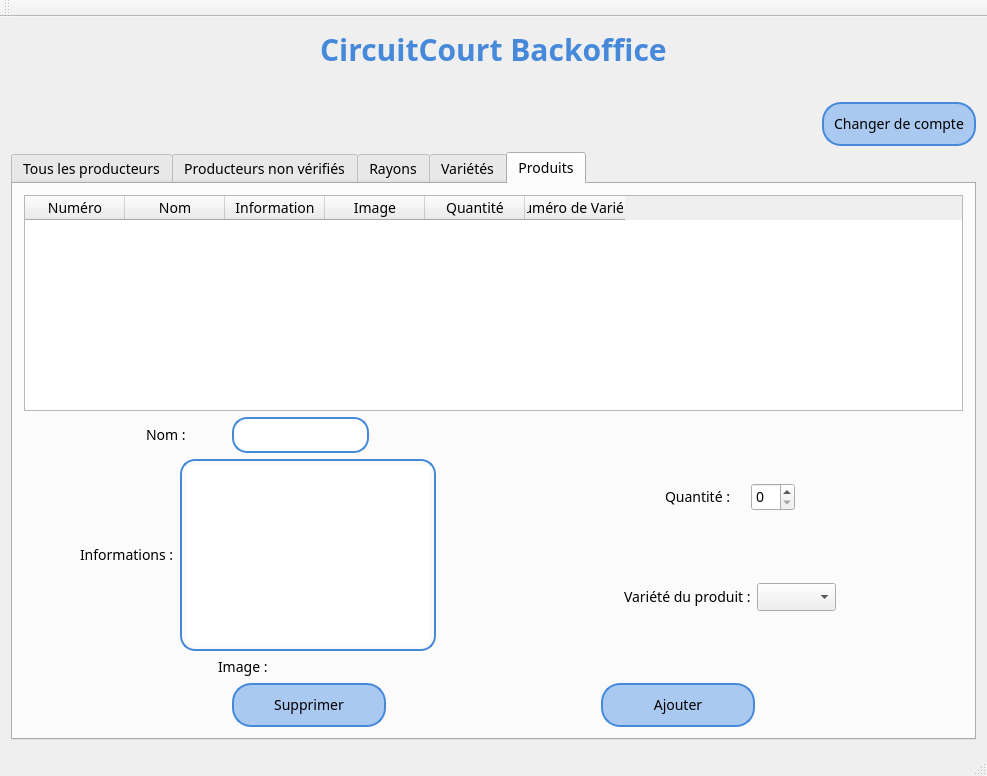
<?xml version="1.0" encoding="UTF-8"?>
<ui version="4.0">
 <class>MainWindow</class>
 <widget class="QMainWindow" name="MainWindow">
  <property name="geometry">
   <rect>
    <x>0</x>
    <y>0</y>
    <width>987</width>
    <height>776</height>
   </rect>
  </property>
  <property name="font">
   <font>
    <pointsize>-1</pointsize>
   </font>
  </property>
  <property name="windowTitle">
   <string>BackOffice Appli Frais</string>
  </property>
  <property name="styleSheet">
   <string notr="true">*{
	font-family: Quicksand;
	font-size: 14px;
}

QLineEdit{
max-width: 250px;
}

QLabel{
min-width: 80px;
}

QPushButton{
	padding: 10px 0;
	width: 150px;
	border-radius: 19;
	background-color: #aac9f0;
	border: 2px solid #4689db;
}

QPushButton:hover{
	background-color: #8199b8;
	border: 2px solid #2b578c;
}

QLineEdit, QTextEdit {
	border-radius: 15;
	border: 2px solid #4689db;
	padding: 5px;
}</string>
  </property>
  <widget class="QWidget" name="centralWidget">
   <layout class="QVBoxLayout" name="verticalLayout">
    <item>
     <layout class="QHBoxLayout" name="horizontalLayout_4">
      <item>
       <spacer name="horizontalSpacer_7">
        <property name="orientation">
         <enum>Qt::Horizontal</enum>
        </property>
        <property name="sizeHint" stdset="0">
         <size>
          <width>40</width>
          <height>20</height>
         </size>
        </property>
       </spacer>
      </item>
      <item>
       <widget class="QLabel" name="label_3">
        <property name="styleSheet">
         <string notr="true">font-size : 30px; 
color : #4689db;
font-weight: 700;</string>
        </property>
        <property name="text">
         <string>CircuitCourt Backoffice</string>
        </property>
       </widget>
      </item>
      <item>
       <spacer name="horizontalSpacer_8">
        <property name="orientation">
         <enum>Qt::Horizontal</enum>
        </property>
        <property name="sizeHint" stdset="0">
         <size>
          <width>40</width>
          <height>20</height>
         </size>
        </property>
       </spacer>
      </item>
     </layout>
    </item>
    <item>
     <layout class="QHBoxLayout" name="horizontalLayout">
      <item>
       <widget class="QLabel" name="labelPersonneConnectee">
        <property name="text">
         <string/>
        </property>
       </widget>
      </item>
      <item>
       <spacer name="horizontalSpacer">
        <property name="orientation">
         <enum>Qt::Horizontal</enum>
        </property>
        <property name="sizeHint" stdset="0">
         <size>
          <width>40</width>
          <height>20</height>
         </size>
        </property>
       </spacer>
      </item>
     </layout>
    </item>
    <item>
     <layout class="QHBoxLayout" name="horizontalLayout_2">
      <item>
       <spacer name="horizontalSpacer_23">
        <property name="orientation">
         <enum>Qt::Horizontal</enum>
        </property>
        <property name="sizeHint" stdset="0">
         <size>
          <width>40</width>
          <height>20</height>
         </size>
        </property>
       </spacer>
      </item>
      <item>
       <widget class="QPushButton" name="pushButtonChangerCompte">
        <property name="text">
         <string>Changer de compte</string>
        </property>
       </widget>
      </item>
     </layout>
    </item>
    <item>
     <widget class="QTabWidget" name="tabWidget">
      <property name="currentIndex">
       <number>4</number>
      </property>
      <widget class="QWidget" name="tab">
       <attribute name="title">
        <string>Tous les producteurs</string>
       </attribute>
       <layout class="QVBoxLayout" name="verticalLayout_8">
        <item>
         <widget class="QLabel" name="label_5">
          <property name="text">
           <string>Voici l'ensemble de tous les producteurs :</string>
          </property>
         </widget>
        </item>
        <item>
         <widget class="QTableWidget" name="tableWidgetTousProducteurs">
          <property name="selectionMode">
           <enum>QAbstractItemView::SingleSelection</enum>
          </property>
          <property name="selectionBehavior">
           <enum>QAbstractItemView::SelectRows</enum>
          </property>
          <attribute name="verticalHeaderVisible">
           <bool>false</bool>
          </attribute>
          <column>
           <property name="text">
            <string>Numéro</string>
           </property>
          </column>
          <column>
           <property name="text">
            <string>Nom</string>
           </property>
          </column>
          <column>
           <property name="text">
            <string>Prénom</string>
           </property>
          </column>
          <column>
           <property name="text">
            <string>Adresse</string>
           </property>
          </column>
          <column>
           <property name="text">
            <string>Mail</string>
           </property>
          </column>
          <column>
           <property name="text">
            <string>Téléphone</string>
           </property>
          </column>
          <column>
           <property name="text">
            <string>Abonnement</string>
           </property>
          </column>
         </widget>
        </item>
        <item>
         <layout class="QHBoxLayout" name="horizontalLayout_8">
          <item>
           <spacer name="horizontalSpacer_3">
            <property name="orientation">
             <enum>Qt::Horizontal</enum>
            </property>
            <property name="sizeHint" stdset="0">
             <size>
              <width>40</width>
              <height>20</height>
             </size>
            </property>
           </spacer>
          </item>
          <item>
           <widget class="QLabel" name="label">
            <property name="text">
             <string>Nom :</string>
            </property>
           </widget>
          </item>
          <item>
           <widget class="QLineEdit" name="lineEditNomProducteur"/>
          </item>
          <item>
           <spacer name="horizontalSpacer_19">
            <property name="orientation">
             <enum>Qt::Horizontal</enum>
            </property>
            <property name="sizeHint" stdset="0">
             <size>
              <width>40</width>
              <height>20</height>
             </size>
            </property>
           </spacer>
          </item>
         </layout>
        </item>
        <item>
         <layout class="QHBoxLayout" name="horizontalLayout_9">
          <item>
           <spacer name="horizontalSpacer_17">
            <property name="orientation">
             <enum>Qt::Horizontal</enum>
            </property>
            <property name="sizeHint" stdset="0">
             <size>
              <width>40</width>
              <height>20</height>
             </size>
            </property>
           </spacer>
          </item>
          <item>
           <widget class="QLabel" name="label_2">
            <property name="text">
             <string>Prénom :</string>
            </property>
           </widget>
          </item>
          <item>
           <widget class="QLineEdit" name="lineEditPrenomProducteur"/>
          </item>
          <item>
           <spacer name="horizontalSpacer_15">
            <property name="orientation">
             <enum>Qt::Horizontal</enum>
            </property>
            <property name="sizeHint" stdset="0">
             <size>
              <width>40</width>
              <height>20</height>
             </size>
            </property>
           </spacer>
          </item>
         </layout>
        </item>
        <item>
         <layout class="QHBoxLayout" name="horizontalLayout_10">
          <item>
           <spacer name="horizontalSpacer_18">
            <property name="orientation">
             <enum>Qt::Horizontal</enum>
            </property>
            <property name="sizeHint" stdset="0">
             <size>
              <width>40</width>
              <height>20</height>
             </size>
            </property>
           </spacer>
          </item>
          <item>
           <widget class="QLabel" name="label_4">
            <property name="text">
             <string>Adresse :</string>
            </property>
           </widget>
          </item>
          <item>
           <widget class="QLineEdit" name="lineEditAdresseProducteur"/>
          </item>
          <item>
           <spacer name="horizontalSpacer_16">
            <property name="orientation">
             <enum>Qt::Horizontal</enum>
            </property>
            <property name="sizeHint" stdset="0">
             <size>
              <width>40</width>
              <height>20</height>
             </size>
            </property>
           </spacer>
          </item>
         </layout>
        </item>
        <item>
         <layout class="QHBoxLayout" name="horizontalLayout_13">
          <item>
           <spacer name="horizontalSpacer_20">
            <property name="orientation">
             <enum>Qt::Horizontal</enum>
            </property>
            <property name="sizeHint" stdset="0">
             <size>
              <width>40</width>
              <height>20</height>
             </size>
            </property>
           </spacer>
          </item>
          <item>
           <widget class="QLabel" name="label_7">
            <property name="text">
             <string>Mail :</string>
            </property>
           </widget>
          </item>
          <item>
           <widget class="QLineEdit" name="lineEditMailProducteur"/>
          </item>
          <item>
           <spacer name="horizontalSpacer_14">
            <property name="orientation">
             <enum>Qt::Horizontal</enum>
            </property>
            <property name="sizeHint" stdset="0">
             <size>
              <width>40</width>
              <height>20</height>
             </size>
            </property>
           </spacer>
          </item>
         </layout>
        </item>
        <item>
         <layout class="QHBoxLayout" name="horizontalLayout_12">
          <item>
           <spacer name="horizontalSpacer_21">
            <property name="orientation">
             <enum>Qt::Horizontal</enum>
            </property>
            <property name="sizeHint" stdset="0">
             <size>
              <width>40</width>
              <height>20</height>
             </size>
            </property>
           </spacer>
          </item>
          <item>
           <widget class="QLabel" name="label_6">
            <property name="text">
             <string>Tel :</string>
            </property>
           </widget>
          </item>
          <item>
           <widget class="QLineEdit" name="lineEditTelephoneProducteur"/>
          </item>
          <item>
           <spacer name="horizontalSpacer_22">
            <property name="orientation">
             <enum>Qt::Horizontal</enum>
            </property>
            <property name="sizeHint" stdset="0">
             <size>
              <width>40</width>
              <height>20</height>
             </size>
            </property>
           </spacer>
          </item>
         </layout>
        </item>
        <item>
         <layout class="QHBoxLayout" name="horizontalLayout_11">
          <item>
           <spacer name="horizontalSpacer_2">
            <property name="orientation">
             <enum>Qt::Horizontal</enum>
            </property>
            <property name="sizeHint" stdset="0">
             <size>
              <width>40</width>
              <height>20</height>
             </size>
            </property>
           </spacer>
          </item>
          <item>
           <widget class="QPushButton" name="pushButtonModifierProducteur">
            <property name="text">
             <string>Modifier</string>
            </property>
           </widget>
          </item>
         </layout>
        </item>
       </layout>
      </widget>
      <widget class="QWidget" name="tab_3">
       <attribute name="title">
        <string>Producteurs non vérifiés</string>
       </attribute>
       <layout class="QVBoxLayout" name="verticalLayout_3">
        <item>
         <widget class="QTableWidget" name="tableWidgetNonVerifies">
          <property name="selectionMode">
           <enum>QAbstractItemView::SingleSelection</enum>
          </property>
          <property name="selectionBehavior">
           <enum>QAbstractItemView::SelectRows</enum>
          </property>
          <attribute name="verticalHeaderVisible">
           <bool>false</bool>
          </attribute>
          <column>
           <property name="text">
            <string>Numéro</string>
           </property>
          </column>
          <column>
           <property name="text">
            <string>Nom</string>
           </property>
          </column>
          <column>
           <property name="text">
            <string>Prénom</string>
           </property>
          </column>
          <column>
           <property name="text">
            <string>Adresse</string>
           </property>
          </column>
          <column>
           <property name="text">
            <string>Mail</string>
           </property>
          </column>
          <column>
           <property name="text">
            <string>Abonnement</string>
           </property>
          </column>
         </widget>
        </item>
        <item>
         <layout class="QHBoxLayout" name="horizontalLayout_7">
          <item>
           <spacer name="horizontalSpacer_5">
            <property name="orientation">
             <enum>Qt::Horizontal</enum>
            </property>
            <property name="sizeHint" stdset="0">
             <size>
              <width>40</width>
              <height>20</height>
             </size>
            </property>
           </spacer>
          </item>
          <item>
           <widget class="QPushButton" name="pushButtonVerifierProducteur">
            <property name="text">
             <string>Vérifier</string>
            </property>
           </widget>
          </item>
          <item>
           <spacer name="horizontalSpacer_4">
            <property name="orientation">
             <enum>Qt::Horizontal</enum>
            </property>
            <property name="sizeHint" stdset="0">
             <size>
              <width>40</width>
              <height>20</height>
             </size>
            </property>
           </spacer>
          </item>
         </layout>
        </item>
       </layout>
      </widget>
      <widget class="QWidget" name="tab_4">
       <attribute name="title">
        <string>Rayons</string>
       </attribute>
       <layout class="QVBoxLayout" name="verticalLayout_2">
        <item>
         <widget class="QTableWidget" name="tableWidgetRayons">
          <property name="selectionMode">
           <enum>QAbstractItemView::SingleSelection</enum>
          </property>
          <property name="selectionBehavior">
           <enum>QAbstractItemView::SelectRows</enum>
          </property>
          <attribute name="verticalHeaderVisible">
           <bool>false</bool>
          </attribute>
          <column>
           <property name="text">
            <string>Numéro</string>
           </property>
          </column>
          <column>
           <property name="text">
            <string>Nom</string>
           </property>
          </column>
          <column>
           <property name="text">
            <string>Chemin de l'image</string>
           </property>
          </column>
         </widget>
        </item>
        <item>
         <layout class="QHBoxLayout" name="horizontalLayout_14">
          <item>
           <spacer name="horizontalSpacer_24">
            <property name="orientation">
             <enum>Qt::Horizontal</enum>
            </property>
            <property name="sizeHint" stdset="0">
             <size>
              <width>40</width>
              <height>20</height>
             </size>
            </property>
           </spacer>
          </item>
          <item>
           <widget class="QLabel" name="label_8">
            <property name="text">
             <string>Nom :</string>
            </property>
           </widget>
          </item>
          <item>
           <widget class="QLineEdit" name="lineEditNomRayon"/>
          </item>
          <item>
           <spacer name="horizontalSpacer_25">
            <property name="orientation">
             <enum>Qt::Horizontal</enum>
            </property>
            <property name="sizeHint" stdset="0">
             <size>
              <width>40</width>
              <height>20</height>
             </size>
            </property>
           </spacer>
          </item>
         </layout>
        </item>
        <item>
         <layout class="QHBoxLayout" name="horizontalLayout_15">
          <item>
           <spacer name="horizontalSpacer_27">
            <property name="orientation">
             <enum>Qt::Horizontal</enum>
            </property>
            <property name="sizeHint" stdset="0">
             <size>
              <width>40</width>
              <height>20</height>
             </size>
            </property>
           </spacer>
          </item>
          <item>
           <widget class="QLabel" name="label_9">
            <property name="text">
             <string>Chemin de l'image :</string>
            </property>
           </widget>
          </item>
          <item>
           <widget class="QLineEdit" name="lineEditCheminImageRayon">
            <property name="styleSheet">
             <string notr="true">min-width: 400px;</string>
            </property>
           </widget>
          </item>
          <item>
           <spacer name="horizontalSpacer_26">
            <property name="orientation">
             <enum>Qt::Horizontal</enum>
            </property>
            <property name="sizeHint" stdset="0">
             <size>
              <width>40</width>
              <height>20</height>
             </size>
            </property>
           </spacer>
          </item>
         </layout>
        </item>
        <item>
         <layout class="QHBoxLayout" name="horizontalLayout_6">
          <item>
           <spacer name="horizontalSpacer_9">
            <property name="orientation">
             <enum>Qt::Horizontal</enum>
            </property>
            <property name="sizeHint" stdset="0">
             <size>
              <width>40</width>
              <height>20</height>
             </size>
            </property>
           </spacer>
          </item>
          <item>
           <widget class="QPushButton" name="pushButtonSupprimerRayon">
            <property name="text">
             <string>Supprimer</string>
            </property>
           </widget>
          </item>
          <item>
           <spacer name="horizontalSpacer_29">
            <property name="orientation">
             <enum>Qt::Horizontal</enum>
            </property>
            <property name="sizeHint" stdset="0">
             <size>
              <width>40</width>
              <height>20</height>
             </size>
            </property>
           </spacer>
          </item>
          <item>
           <widget class="QPushButton" name="pushButtonAjouterRayon">
            <property name="text">
             <string>Ajouter</string>
            </property>
           </widget>
          </item>
          <item>
           <spacer name="horizontalSpacer_6">
            <property name="orientation">
             <enum>Qt::Horizontal</enum>
            </property>
            <property name="sizeHint" stdset="0">
             <size>
              <width>40</width>
              <height>20</height>
             </size>
            </property>
           </spacer>
          </item>
         </layout>
        </item>
       </layout>
      </widget>
      <widget class="QWidget" name="tab_2">
       <attribute name="title">
        <string>Variétés</string>
       </attribute>
       <layout class="QVBoxLayout" name="verticalLayout_5">
        <item>
         <widget class="QTableWidget" name="tableWidgetVarietes">
          <property name="selectionMode">
           <enum>QAbstractItemView::SingleSelection</enum>
          </property>
          <property name="selectionBehavior">
           <enum>QAbstractItemView::SelectRows</enum>
          </property>
          <attribute name="verticalHeaderVisible">
           <bool>false</bool>
          </attribute>
          <column>
           <property name="text">
            <string>Numéro</string>
           </property>
          </column>
          <column>
           <property name="text">
            <string>Nom</string>
           </property>
          </column>
          <column>
           <property name="text">
            <string>Description </string>
           </property>
          </column>
          <column>
           <property name="text">
            <string>Numéro Rayon</string>
           </property>
          </column>
         </widget>
        </item>
        <item>
         <layout class="QHBoxLayout" name="horizontalLayout_19">
          <item>
           <layout class="QVBoxLayout" name="verticalLayout_4">
            <item>
             <layout class="QHBoxLayout" name="horizontalLayout_16">
              <item>
               <spacer name="horizontalSpacer_32">
                <property name="orientation">
                 <enum>Qt::Horizontal</enum>
                </property>
                <property name="sizeHint" stdset="0">
                 <size>
                  <width>40</width>
                  <height>20</height>
                 </size>
                </property>
               </spacer>
              </item>
              <item>
               <widget class="QLabel" name="label_10">
                <property name="text">
                 <string>Nom :</string>
                </property>
               </widget>
              </item>
              <item>
               <widget class="QLineEdit" name="lineEditNomVariete">
                <property name="styleSheet">
                 <string notr="true">min-width: 200px;</string>
                </property>
               </widget>
              </item>
              <item>
               <spacer name="horizontalSpacer_31">
                <property name="orientation">
                 <enum>Qt::Horizontal</enum>
                </property>
                <property name="sizeHint" stdset="0">
                 <size>
                  <width>40</width>
                  <height>20</height>
                 </size>
                </property>
               </spacer>
              </item>
             </layout>
            </item>
            <item>
             <layout class="QHBoxLayout" name="horizontalLayout_17">
              <item>
               <spacer name="horizontalSpacer_33">
                <property name="orientation">
                 <enum>Qt::Horizontal</enum>
                </property>
                <property name="sizeHint" stdset="0">
                 <size>
                  <width>40</width>
                  <height>20</height>
                 </size>
                </property>
               </spacer>
              </item>
              <item>
               <widget class="QLabel" name="label_11">
                <property name="text">
                 <string>Description :</string>
                </property>
               </widget>
              </item>
              <item>
               <widget class="QTextEdit" name="textEditDescriptionVariete">
                <property name="styleSheet">
                 <string notr="true">max-height: 100px; min-width: 150px;</string>
                </property>
               </widget>
              </item>
              <item>
               <spacer name="horizontalSpacer_34">
                <property name="orientation">
                 <enum>Qt::Horizontal</enum>
                </property>
                <property name="sizeHint" stdset="0">
                 <size>
                  <width>40</width>
                  <height>20</height>
                 </size>
                </property>
               </spacer>
              </item>
             </layout>
            </item>
           </layout>
          </item>
          <item>
           <layout class="QHBoxLayout" name="horizontalLayout_18">
            <item>
             <spacer name="horizontalSpacer_35">
              <property name="orientation">
               <enum>Qt::Horizontal</enum>
              </property>
              <property name="sizeHint" stdset="0">
               <size>
                <width>40</width>
                <height>20</height>
               </size>
              </property>
             </spacer>
            </item>
            <item>
             <widget class="QLabel" name="label_12">
              <property name="text">
               <string>Rayon concerné :</string>
              </property>
             </widget>
            </item>
            <item>
             <widget class="QComboBox" name="comboBoxRayonDeVariete"/>
            </item>
            <item>
             <spacer name="horizontalSpacer_36">
              <property name="orientation">
               <enum>Qt::Horizontal</enum>
              </property>
              <property name="sizeHint" stdset="0">
               <size>
                <width>40</width>
                <height>20</height>
               </size>
              </property>
             </spacer>
            </item>
           </layout>
          </item>
         </layout>
        </item>
        <item>
         <layout class="QHBoxLayout" name="horizontalLayout_5">
          <item>
           <spacer name="horizontalSpacer_10">
            <property name="orientation">
             <enum>Qt::Horizontal</enum>
            </property>
            <property name="sizeHint" stdset="0">
             <size>
              <width>40</width>
              <height>20</height>
             </size>
            </property>
           </spacer>
          </item>
          <item>
           <widget class="QPushButton" name="pushButtonSupprimerVariete">
            <property name="text">
             <string>Supprimer</string>
            </property>
           </widget>
          </item>
          <item>
           <spacer name="horizontalSpacer_28">
            <property name="orientation">
             <enum>Qt::Horizontal</enum>
            </property>
            <property name="sizeHint" stdset="0">
             <size>
              <width>40</width>
              <height>20</height>
             </size>
            </property>
           </spacer>
          </item>
          <item>
           <widget class="QPushButton" name="pushButtonAjouterVariete">
            <property name="text">
             <string>Ajouter</string>
            </property>
           </widget>
          </item>
          <item>
           <spacer name="horizontalSpacer_11">
            <property name="orientation">
             <enum>Qt::Horizontal</enum>
            </property>
            <property name="sizeHint" stdset="0">
             <size>
              <width>40</width>
              <height>20</height>
             </size>
            </property>
           </spacer>
          </item>
         </layout>
        </item>
       </layout>
      </widget>
      <widget class="QWidget" name="tab_5">
       <attribute name="title">
        <string>Produits</string>
       </attribute>
       <layout class="QVBoxLayout" name="verticalLayout_9">
        <item>
         <widget class="QTableWidget" name="tableWidgetProduits">
          <property name="selectionMode">
           <enum>QAbstractItemView::SingleSelection</enum>
          </property>
          <property name="selectionBehavior">
           <enum>QAbstractItemView::SelectRows</enum>
          </property>
          <attribute name="verticalHeaderVisible">
           <bool>false</bool>
          </attribute>
          <column>
           <property name="text">
            <string>Numéro</string>
           </property>
          </column>
          <column>
           <property name="text">
            <string>Nom</string>
           </property>
          </column>
          <column>
           <property name="text">
            <string>Information</string>
           </property>
          </column>
          <column>
           <property name="text">
            <string>Image</string>
           </property>
          </column>
          <column>
           <property name="text">
            <string>Quantité</string>
           </property>
          </column>
          <column>
           <property name="text">
            <string>Numéro de Variété</string>
           </property>
          </column>
         </widget>
        </item>
        <item>
         <layout class="QHBoxLayout" name="horizontalLayout_25">
          <item>
           <layout class="QVBoxLayout" name="verticalLayout_6">
            <item>
             <layout class="QHBoxLayout" name="horizontalLayout_20">
              <item>
               <spacer name="horizontalSpacer_38">
                <property name="orientation">
                 <enum>Qt::Horizontal</enum>
                </property>
                <property name="sizeHint" stdset="0">
                 <size>
                  <width>40</width>
                  <height>20</height>
                 </size>
                </property>
               </spacer>
              </item>
              <item>
               <widget class="QLabel" name="label_13">
                <property name="text">
                 <string>Nom :</string>
                </property>
               </widget>
              </item>
              <item>
               <widget class="QLineEdit" name="lineEditNomProduit"/>
              </item>
              <item>
               <spacer name="horizontalSpacer_37">
                <property name="orientation">
                 <enum>Qt::Horizontal</enum>
                </property>
                <property name="sizeHint" stdset="0">
                 <size>
                  <width>40</width>
                  <height>20</height>
                 </size>
                </property>
               </spacer>
              </item>
             </layout>
            </item>
            <item>
             <layout class="QHBoxLayout" name="horizontalLayout_21">
              <item>
               <spacer name="horizontalSpacer_39">
                <property name="orientation">
                 <enum>Qt::Horizontal</enum>
                </property>
                <property name="sizeHint" stdset="0">
                 <size>
                  <width>40</width>
                  <height>20</height>
                 </size>
                </property>
               </spacer>
              </item>
              <item>
               <widget class="QLabel" name="label_14">
                <property name="text">
                 <string>Informations :</string>
                </property>
               </widget>
              </item>
              <item>
               <widget class="QTextEdit" name="textEditInfosProduit"/>
              </item>
              <item>
               <spacer name="horizontalSpacer_40">
                <property name="orientation">
                 <enum>Qt::Horizontal</enum>
                </property>
                <property name="sizeHint" stdset="0">
                 <size>
                  <width>40</width>
                  <height>20</height>
                 </size>
                </property>
               </spacer>
              </item>
             </layout>
            </item>
            <item>
             <layout class="QHBoxLayout" name="horizontalLayout_22">
              <item>
               <spacer name="horizontalSpacer_41">
                <property name="orientation">
                 <enum>Qt::Horizontal</enum>
                </property>
                <property name="sizeHint" stdset="0">
                 <size>
                  <width>40</width>
                  <height>20</height>
                 </size>
                </property>
               </spacer>
              </item>
              <item>
               <widget class="QLabel" name="label_15">
                <property name="text">
                 <string>Image :</string>
                </property>
               </widget>
              </item>
              <item>
               <spacer name="horizontalSpacer_42">
                <property name="orientation">
                 <enum>Qt::Horizontal</enum>
                </property>
                <property name="sizeHint" stdset="0">
                 <size>
                  <width>40</width>
                  <height>20</height>
                 </size>
                </property>
               </spacer>
              </item>
             </layout>
            </item>
           </layout>
          </item>
          <item>
           <layout class="QVBoxLayout" name="verticalLayout_7">
            <item>
             <layout class="QHBoxLayout" name="horizontalLayout_23">
              <item>
               <spacer name="horizontalSpacer_43">
                <property name="orientation">
                 <enum>Qt::Horizontal</enum>
                </property>
                <property name="sizeHint" stdset="0">
                 <size>
                  <width>40</width>
                  <height>20</height>
                 </size>
                </property>
               </spacer>
              </item>
              <item>
               <widget class="QLabel" name="label_16">
                <property name="text">
                 <string>Quantité :</string>
                </property>
               </widget>
              </item>
              <item>
               <widget class="QSpinBox" name="spinBoxQuantiteProduit"/>
              </item>
              <item>
               <spacer name="horizontalSpacer_44">
                <property name="orientation">
                 <enum>Qt::Horizontal</enum>
                </property>
                <property name="sizeHint" stdset="0">
                 <size>
                  <width>40</width>
                  <height>20</height>
                 </size>
                </property>
               </spacer>
              </item>
             </layout>
            </item>
            <item>
             <layout class="QHBoxLayout" name="horizontalLayout_24">
              <item>
               <spacer name="horizontalSpacer_45">
                <property name="orientation">
                 <enum>Qt::Horizontal</enum>
                </property>
                <property name="sizeHint" stdset="0">
                 <size>
                  <width>40</width>
                  <height>20</height>
                 </size>
                </property>
               </spacer>
              </item>
              <item>
               <widget class="QLabel" name="label_17">
                <property name="text">
                 <string>Variété du produit :</string>
                </property>
               </widget>
              </item>
              <item>
               <widget class="QComboBox" name="comboBoxVarieteDuProduit"/>
              </item>
              <item>
               <spacer name="horizontalSpacer_46">
                <property name="orientation">
                 <enum>Qt::Horizontal</enum>
                </property>
                <property name="sizeHint" stdset="0">
                 <size>
                  <width>40</width>
                  <height>20</height>
                 </size>
                </property>
               </spacer>
              </item>
             </layout>
            </item>
           </layout>
          </item>
         </layout>
        </item>
        <item>
         <layout class="QHBoxLayout" name="horizontalLayout_3">
          <item>
           <spacer name="horizontalSpacer_12">
            <property name="orientation">
             <enum>Qt::Horizontal</enum>
            </property>
            <property name="sizeHint" stdset="0">
             <size>
              <width>40</width>
              <height>20</height>
             </size>
            </property>
           </spacer>
          </item>
          <item>
           <widget class="QPushButton" name="pushButtonSupprimerProduit">
            <property name="text">
             <string>Supprimer</string>
            </property>
           </widget>
          </item>
          <item>
           <spacer name="horizontalSpacer_30">
            <property name="orientation">
             <enum>Qt::Horizontal</enum>
            </property>
            <property name="sizeHint" stdset="0">
             <size>
              <width>40</width>
              <height>20</height>
             </size>
            </property>
           </spacer>
          </item>
          <item>
           <widget class="QPushButton" name="pushButtonAjouterProduit">
            <property name="text">
             <string>Ajouter</string>
            </property>
           </widget>
          </item>
          <item>
           <spacer name="horizontalSpacer_13">
            <property name="orientation">
             <enum>Qt::Horizontal</enum>
            </property>
            <property name="sizeHint" stdset="0">
             <size>
              <width>40</width>
              <height>20</height>
             </size>
            </property>
           </spacer>
          </item>
         </layout>
        </item>
       </layout>
      </widget>
     </widget>
    </item>
   </layout>
  </widget>
  <widget class="QMenuBar" name="menuBar">
   <property name="geometry">
    <rect>
     <x>0</x>
     <y>0</y>
     <width>987</width>
     <height>23</height>
    </rect>
   </property>
  </widget>
  <widget class="QToolBar" name="mainToolBar">
   <attribute name="toolBarArea">
    <enum>TopToolBarArea</enum>
   </attribute>
   <attribute name="toolBarBreak">
    <bool>false</bool>
   </attribute>
  </widget>
  <widget class="QStatusBar" name="statusBar"/>
 </widget>
 <layoutdefault spacing="6" margin="11"/>
 <resources/>
 <connections/>
</ui>
